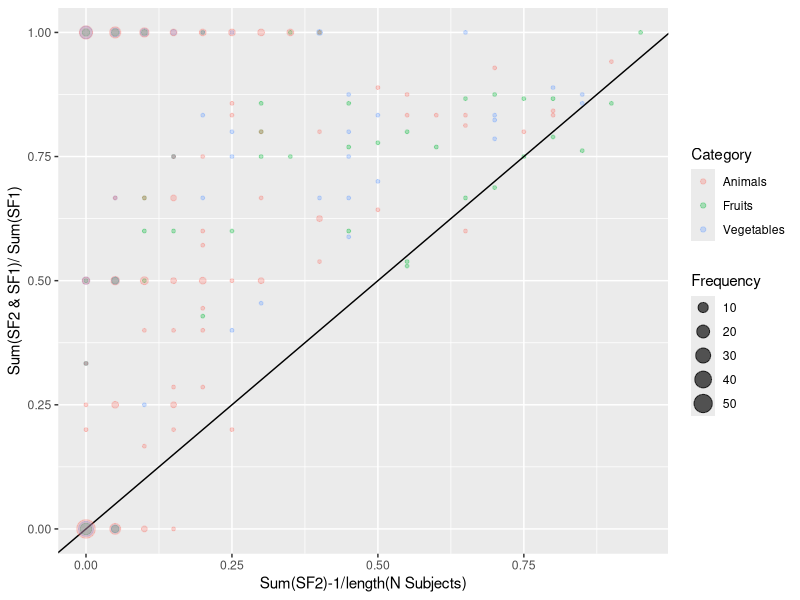
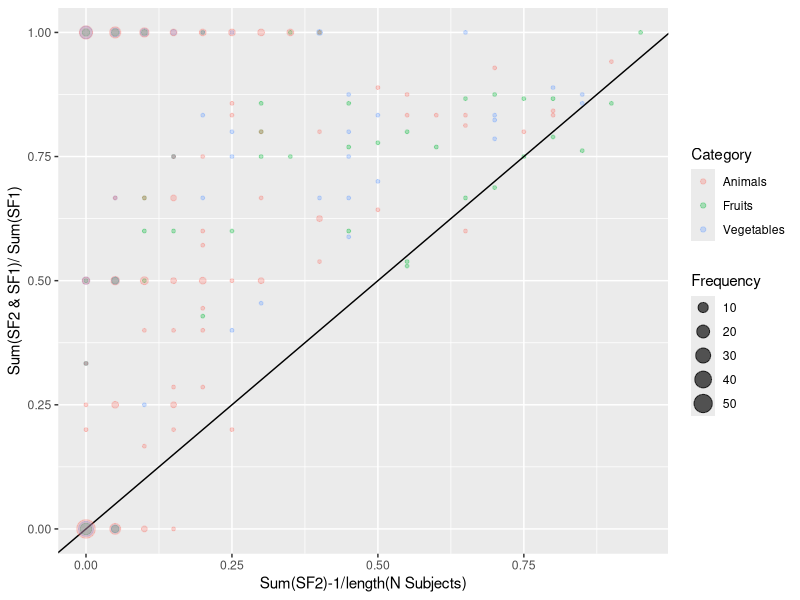

Source code (R) for these figures, in order: (Note: this script raises an error after producing the figures.)
if (getwd()!= "/Users/rebeccawilder/Documents/GitHub/Wilder-Research-ZemlaLab"){
  setwd("~/Documents/GitHub/Wilder-Research-ZemlaLab")
}
# Install packages and libraries
# install.packages("data.table")
# install.packages("ggplot2")
# install.packages("cowplot")
# library("cowplot")



library(data.table)
library(ggplot2)
# Load Data
dat <- data.table(read.csv("snafu_sample.csv"))

(dat <- dat[dat[,group == "Experiment1"]]) #Only looking at Experiment 1

# Data Setup
dat[listnum<3, listrank:= 1]
dat[listnum>=3 & listnum <6, listrank := 2]
dat[listnum>=6, listrank := 3]
fruit <- dat[category== "fruits"]
veg <- dat[category== "vegetables"]
animal <- dat[category== "animals"]

# Just looking at Fruit right now but the rest can be added later
fruit[listnum<3, listrank:= 1]
fruit[listnum>=3 & listnum <6, listrank := 2]
fruit[listnum>=6, listrank := 3]

nsubj= unique(dat$id) #Get number of subjects in Experiment 1



############# SPOTCHECK EXAMPLE  SINGLE ITEM ################
#  # Get counts for rp fluency trial 1
# idl1 <- fruit[listrank== 1 & item== "kiwi"]$id
#  # Get counts for rp fluency trial 2
# idl2 <- fruit[listrank== 2 & item== "kiwi"]$id
# # 
# # # Find overlapping id's between trial 1 and 2 for item i
# length(intersect(idl1,idl2))

# This works and adds up correctly

##########################  COMPARISON FOR CATEGORY 2 ##########################

# Grab all items generated from list 2
fruit_items= unique(fruit[listrank== 2,item])


sf2 <- vector()
sf2sf1 <- vector()
  for (i in 1:length(fruit_items)){
    check_foroverlap <- intersect(fruit[listrank==1 & item== fruit_items[i]]$id, fruit[listrank==2 & item== fruit_items[i]]$id)
    sf2[i] <- sum(fruit[listrank== 2 & item== fruit_items[i], .N, by= id]$N)-1
    if (length(check_foroverlap)>0){
      sf2sf1[i] <- length(check_foroverlap)/sum(fruit[listrank== 1 & item== fruit_items[i], .N, by= id]$N)
    }else{
      sf2sf1[i] <- 0
    }
  }
    
pfruit <- data.table()
pfruit[,sf2:= sf2/length(nsubj)]
 pfruit[,sf2sf1:= sf2sf1]
 
 ##################  REPEAT COMPARISON FOR CATEGORY 2 ####################
 veg[listnum<3, listrank:= 1]
 veg[listnum>=3 & listnum <6, listrank := 2]
 veg[listnum>=6, listrank := 3]
 
 veg_items= unique(veg[listrank== 2,item]) # Get unique items in repeated fluency trial
 
 
 vf2 <- vector()
 vf2vf1 <- vector()
 for (i in 1:length(veg_items)){
   check_foroverlap <- intersect(veg[listrank==1 & item== veg_items[i]]$id, veg[listrank==2 & item== veg_items[i]]$id)
   vf2[i] <- sum(veg[listrank== 2 & item== veg_items[i], .N, by= id]$N)-1
   if (length(check_foroverlap)>0){
     vf2vf1[i] <- length(check_foroverlap)/sum(veg[listrank== 1 & item== veg_items[i], .N, by= id]$N)
   }else{
     vf2vf1[i] <- 0
   }
 }
 
 pveg= data.table()
 pveg[, vf2:= vf2/length(nsubj)]
 pveg[, vf2vf1:= vf2vf1]
 
 ##################  REPEAT COMPARISON FOR CATEGORY 3 ####################
 animal[listnum<3, listrank:= 1]
 animal[listnum>=3 & listnum <6, listrank := 2]
 animal[listnum>=6, listrank := 3]
 
 animal_items= unique(animal[listrank== 2,item]) # Get unique items in repeated fluency trial
 
 
 af2 <- vector()
 af2af1 <- vector()
 for (i in 1:length(animal_items)){
   check_foroverlap <- intersect(animal[listrank==1 & item== animal_items[i]]$id, animal[listrank==2 & item== animal_items[i]]$id)
   af2[i] <- sum(animal[listrank== 2 & item== animal_items[i], .N, by= id]$N)-1
   if (length(check_foroverlap)>0){
     af2af1[i] <- length(check_foroverlap)/sum(animal[listrank== 1 & item== animal_items[i], .N, by= id]$N)
   }else{
     af2af1[i] <- 0
   }
 }
 
 panimal= data.table()
 panimal[, af2:= af2/length(nsubj)]
 panimal[, af2af1:= af2af1]
 

 

 #############################  PLOT DATA ################################  
ggplot(data= data.frame(pfruit), aes(x= sf2, y= sf2sf1, color= "Fruits"))+ geom_count(alpha= 0.3)+ geom_abline() + labs(x= "Sum(SF2)-1/length(N Subjects)", y= "Sum(SF2 & SF1)/ Sum(SF1)", color= "Category", size= "Frequency")+ geom_count(data= data.frame(pveg), aes(x= vf2, y= vf2vf1, color= "Vegetables"), alpha= 0.3)+ geom_count(data= data.frame(panimal), aes(x= af2, y= af2af1, color= "Animals"), alpha= 0.3)
ggsave("fixed_sfcomparison10032021", device= "png", dpi= 300)


################### Something like an SPC? ###################



s1 <- fruit[, sp:= 0]
s2 <- vector()

for (i in 1:length(unique(s1[,id]))){
  s1[id== unique(id)[i] & listrank== 1]$sp <- 1:length(fruit[id== unique(id)[i] & listrank== 1]$id)
  s1[id== unique(id)[i] & listrank== 2]$sp <- 1:length(fruit[id== unique(id)[i] & listrank== 2]$id)
  s1[id== unique(id)[i] & listrank== 3]$sp <- 1:length(fruit[id== unique(id)[i] & listrank== 3]$id)
}

sp1 <- vector()
for (i in 1:length(unique(s1[listrank== 1,item]))){
  sp1[i]= sum(s1[listrank>1,item]== unique(s1[listrank== 1,item])[i])/(length(nsubj)*2)
}

sp3 <- matrix()


for (i in 1:length(unique(nsubj))){
  this_subj <- s1[id== nsubj[i],]
  for (j in 1:10){
    sp3[i,j:j+length(j)] <- sum(this_subj[,sp]==j)
  }
}


ggplot()+ geom_line(aes(x= 1:length(unique(s1[listrank== 1,item])), y= sp1))
# s1[id== unique(id)[1]]$sp <- 1:length(fruit[id== unique(id)[1]]$id)
# s1[id== unique(id)[2]]$sp <- 1:length(fruit[id== unique(id)[2]]$id)
# s1[id== unique(id)[3]]$sp <- 1:length(fruit[id== unique(id)[3]]$id)
# s1[id== unique(id)[4]]$sp <- 1:length(fruit[id== unique(id)[4]]$id)

(s1 <- s1[sp>0,])

# Get shortest Output length
(k <- s1[, .N, by= id])
k[N==min(N)]$id
sp1 <- s1[item== s1[1, item] & listrank== 1]
sp2 <- s1[item== s1[1, item] & listrank== 2]

s2[1] <- length(sp2$sp)/length(sp1$sp) 
s2[2]<- length(s1[item== unique(s1$item)[2] & listrank== 2]$sp)/length(s1[item== unique(s1$item)[2] & listrank== 1]$sp) 


s2[3]<- length(s1[item== unique(s1$item)[3] & listrank== 2]$sp)/length(s1[item== unique(s1$item)[3] & listrank== 1]$sp) 

s2[4]<- length(s1[item== unique(s1$item)[4] & listrank== 2]$sp)/length(s1[item== unique(s1$item)[4] & listrank== 1]$sp)

nfruit <- unique(fruit$item)

length(unique(s1[id== unique(id)[1] & item== item[1],]$listrank))/3 #repeated trials
s1[id== unique(id)[2] & item== item[1],]

sum(s1[,sp]==1)








# For loop through item listed in first trial (i)
ses_1 <- s1[id== id[1] & listrank== 1]$item
# Find index of item listed in list 2
ses_2 <- s1[id== id[1] & listrank== 2]$item
# Find repeated items for subject[i]
common_items <- intersect(ses_1, ses_2)
# New for loop through common items within other for loop (j)
# Assign "sp/rp" from item in first trial to second trial 
s1[id== unique(id)[1] & item== common_items[1] & listrank == 2]$sp = s1[item== common_items[1] & id== unique(id)[1] & listrank == 1, sp]

# Set the second trial sp to 0 for now
s1[listrank== 2]$sp<- 0
for (subj in 1:length(nsubj)){
    # 'This Subject' Var.  Indexing variable for a specific subject
  this_subj1 <- s1[id== unique(id)[subj] & listrank == 1]
  this_subj2 <- s1[id== unique(id)[subj] & listrank == 2]
  common_items <- intersect(this_subj1$item, this_subj2$item)
  for (i in 1:length(common_items)){
    # This is a super annoying work around, but I'm basically going through and finding the repeated items and matching them to the repeated trial.  Then I'm going in and assigning the RP from the first trial to the second trial.  
    s1[id== unique(this_subj1$id) & listrank== 2 & item== common_items[i]]$sp= first(s1[id== unique(this_subj1$id) & listrank== 1 & item== common_items[i]]$sp)
  }
}
# We don't really care about the third repetition ATM so just take it out. It's getting confusing
s1 <- s1[listrank<3,]
########################### REPEATED TRANSITIONS NOT FINISHED ##################################
# s1[id== "A101"]
# (full_transitions= matrix(rep(NaN, 200), nrow= 20, ncol= 100))
# 
# 
# transitions <- vector()
# transitions <- NaN
# for (subj in 1:length(nsubj)){
#   transitions <- vector() #clear transitions var
#   for (i in 1:length(s1[id== nsubj[subj] & listrank== 2,sp])-1){
#     this_subj= s1[id== nsubj[subj] & listrank== 2,]
#     if (sum(this_subj$sp[i+1], this_subj$sp[i])==0){
#       transitions[i]= NaN
#     }else{
#       transitions[i]= this_subj$sp[i+1] - this_subj$sp[i]
#     }
#   }
#   full_transitions[subj,1:i] <- transitions
# }
# (n_transitions <- as.vector(sort(unique(full_transitions[!is.nan(full_transitions[,])]))))
# 
# rownames(full_transitions) <- nsubj
# 
# # full_transitions <- data.table(full_transitions)
# (full_transitions <- full_transitions[,1:30])
# 
# nonnan_transitions <- full_transitions[!is.nan(full_transitions)]
# 
# sum(nonnan_transitions== n_transitions[26])/length(nonnan_transitions)
# p_transitions <- vector()
# for (i in 1:length(n_transitions)){
#   p_transitions[i] <- sum(nonnan_transitions== n_transitions[i])/length(nonnan_transitions)
# }
# 
# 
# ggplot()+ geom_line(aes(x= n_transitions, y= p_transitions))+ geom_point(aes(x= n_transitions, y= p_transitions))+ labs(x= "Transition", y= "p(Transition)")
  

